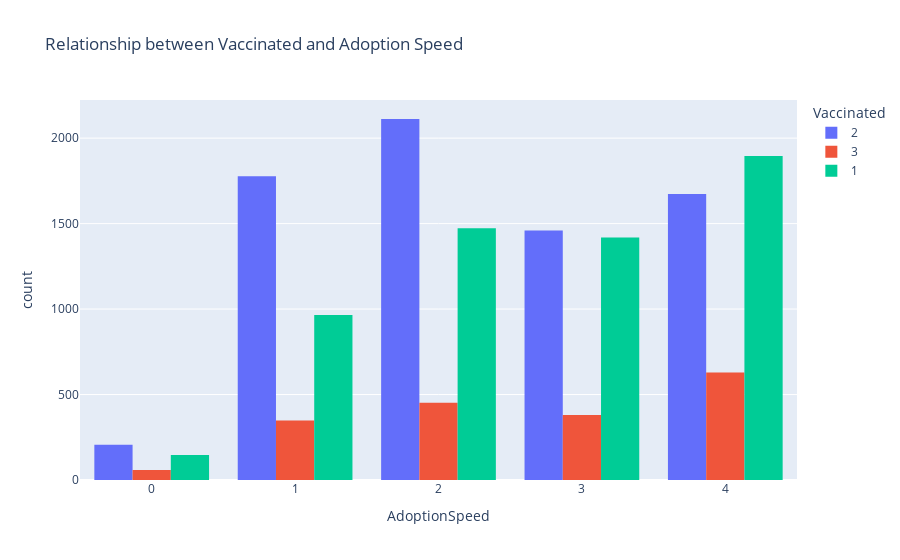

This figure's notebook cell:
### Code cell
fig = px.histogram(df, x="AdoptionSpeed", color="Vaccinated", barmode="group", title=" Relationship between Vaccinated and Adoption Speed ")
fig.show()

### Figure 1 — Plotly figure (JSON) as saved in the notebook; plotly's stock layout.template omitted (floating-point values rounded to 4 significant figures; data arrays with more than 128 entries replaced by an {"elided": "..."} marker saying what was removed)
{"data": [{"alignmentgroup": "True", "bingroup": "x", "hovertemplate": "Vaccinated=2<br>AdoptionSpeed=%{x}<br>count=%{y}<extra></extra>", "legendgroup": "2", "marker": {"color": "#636efa", "pattern": {"shape": ""}}, "name": "2", "offsetgroup": "2", "orientation": "v", "showlegend": true, "type": "histogram", "x": {"elided": "7227 int values"}, "xaxis": "x", "yaxis": "y"}, {"alignmentgroup": "True", "bingroup": "x", "hovertemplate": "Vaccinated=3<br>AdoptionSpeed=%{x}<br>count=%{y}<extra></extra>", "legendgroup": "3", "marker": {"color": "#EF553B", "pattern": {"shape": ""}}, "name": "3", "offsetgroup": "3", "orientation": "v", "showlegend": true, "type": "histogram", "x": {"elided": "1868 int values"}, "xaxis": "x", "yaxis": "y"}, {"alignmentgroup": "True", "bingroup": "x", "hovertemplate": "Vaccinated=1<br>AdoptionSpeed=%{x}<br>count=%{y}<extra></extra>", "legendgroup": "1", "marker": {"color": "#00cc96", "pattern": {"shape": ""}}, "name": "1", "offsetgroup": "1", "orientation": "v", "showlegend": true, "type": "histogram", "x": {"elided": "5898 int values"}, "xaxis": "x", "yaxis": "y"}], "layout": {"barmode": "group", "legend": {"title": {"text": "Vaccinated"}, "tracegroupgap": 0}, "title": {"text": " Relationship between Vaccinated and Adoption Speed "}, "xaxis": {"anchor": "y", "domain": [0, 1], "title": {"text": "AdoptionSpeed"}}, "yaxis": {"anchor": "x", "domain": [0, 1], "title": {"text": "count"}}}}
